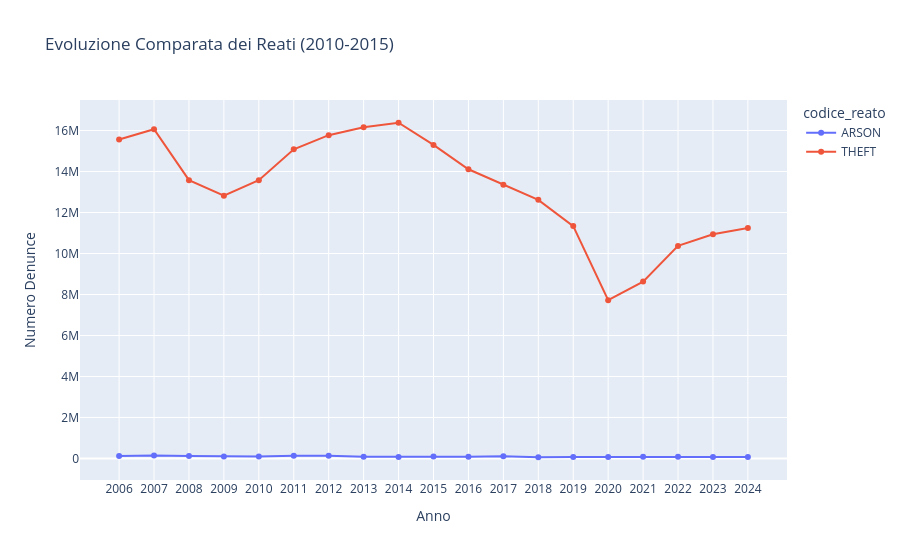

Source (notebook cell):
### Code cell
# Analisi comparativa dei trend
df_all_trends = con.execute(f"""
    SELECT anno, codice_reato, SUM(numero_denunce) as totale
    FROM '{parquet_path}'
    WHERE codice_reato IN ('ARSON', 'THEFT', 'ROBBERY', 'MURDER') -- Aggiungi qui i codici che trovi
    GROUP BY anno, codice_reato
    ORDER BY anno
""").df()

fig_trend = px.line(df_all_trends, x='anno', y='totale', color='codice_reato',
                   title='Evoluzione Comparata dei Reati (2010-2015)',
                   labels={'totale': 'Numero Denunce', 'anno': 'Anno'},
                   markers=True)
fig_trend.show()

### Figure 1 — Plotly figure (JSON) as saved in the notebook; plotly's stock layout.template omitted (floating-point values rounded to 4 significant figures)
{"data": [{"hovertemplate": "codice_reato=ARSON<br>Anno=%{x}<br>Numero Denunce=%{y}<extra></extra>", "legendgroup": "ARSON", "line": {"color": "#636efa", "dash": "solid"}, "marker": {"symbol": "circle"}, "mode": "lines+markers", "name": "ARSON", "orientation": "v", "showlegend": true, "type": "scatter", "x": ["2006", "2007", "2008", "2009", "2010", "2011", "2012", "2013", "2014", "2015", "2016", "2017", "2018", "2019", "2020", "2021", "2022", "2023", "2024"], "xaxis": "x", "y": [116100.0, 150700.0, 115000.0, 98800.0, 99950.0, 131600.0, 136000.0, 79460.0, 72740.0, 92310.0, 84180.0, 111000.0, 59940.0, 78150.0, 77510.0, 85740.0, 90280.0, 76160.0, 69960.0], "yaxis": "y"}, {"hovertemplate": "codice_reato=THEFT<br>Anno=%{x}<br>Numero Denunce=%{y}<extra></extra>", "legendgroup": "THEFT", "line": {"color": "#EF553B", "dash": "solid"}, "marker": {"symbol": "circle"}, "mode": "lines+markers", "name": "THEFT", "orientation": "v", "showlegend": true, "type": "scatter", "x": ["2006", "2007", "2008", "2009", "2010", "2011", "2012", "2013", "2014", "2015", "2016", "2017", "2018", "2019", "2020", "2021", "2022", "2023", "2024"], "xaxis": "x", "y": [15560000.0, 16060000.0, 13580000.0, 12820000.0, 13580000.0, 15090000.0, 15770000.0, 16160000.0, 16380000.0, 15300000.0, 14110000.0, 13360000.0, 12620000.0, 11340000.0, 7723000.0, 8630000.0, 10370000.0, 10940000.0, 11240000.0], "yaxis": "y"}], "layout": {"legend": {"title": {"text": "codice_reato"}, "tracegroupgap": 0}, "title": {"text": "Evoluzione Comparata dei Reati (2010-2015)"}, "xaxis": {"anchor": "y", "domain": [0, 1], "title": {"text": "Anno"}}, "yaxis": {"anchor": "x", "domain": [0, 1], "title": {"text": "Numero Denunce"}}}}
